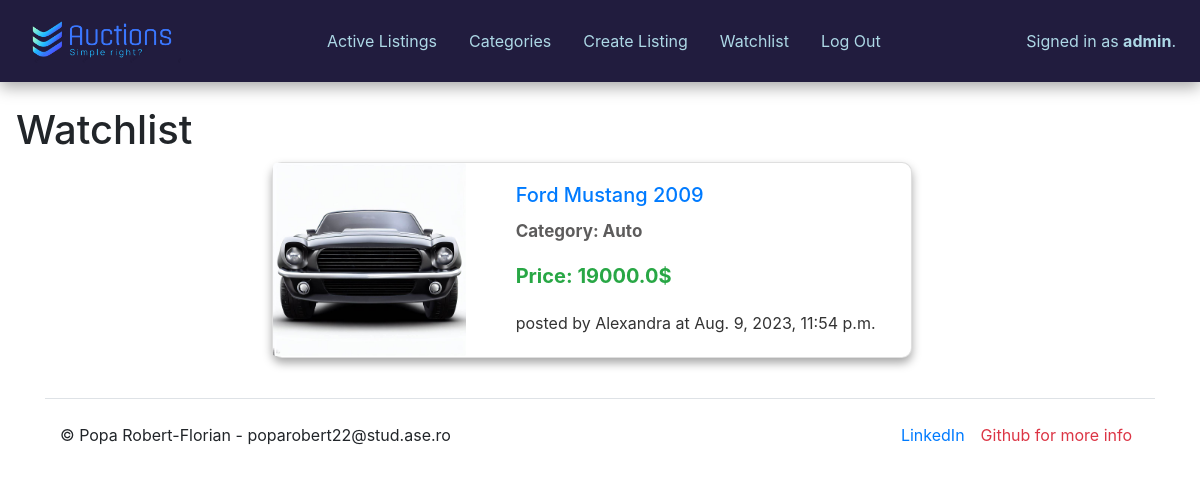
Page /wishlist/admin (signed in) on the committed database.
### auctions/models.py (models this page shows, shortened)
class User(AbstractUser):
    birthday = models.DateField(null=True, blank=True)

class AuctionListing(models.Model):
    author = models.ForeignKey(User,on_delete=models.CASCADE)
    title = models.CharField(max_length=32)
    description = models.TextField(max_length=512)
    image = models.ImageField(upload_to="media/listings")
    price = models.FloatField()
    creationDate = models.DateTimeField(auto_now_add=True)
    category = models.CharField(max_length=32,choices=ListingCategories.categories, default=ListingCategories.categories[-1])
    active = models.BooleanField(default=True)

### auctions/views.py (the view)
# urls.py: path("wishlist/<str:visitor>", views.wishlist_view, name="wishlist"),
def wishlist_view(request,visitor):
    if visitor == str(request.user): #str() becuase request.user is not a str object but simple lazy object.
        username = request.user
        user = get_object_or_404(User, username=username)
        try:
            wishlist = user.wishlist
        except WishList.DoesNotExist:
            return render(request, "auctions/wishlist.html", {
                "message": 1
            })
        wishlist_listings = wishlist.listings.all()
        return render(request, "auctions/wishlist.html", {
            "wl":wishlist_listings
        })
    else:
        return HttpResponseRedirect(reverse("index"))

### auctions/templates/auctions/wishlist.html (shortened to what this page needs)
{% extends 'auctions/layout.html' %}
{% block body %}
<div class="ml-3 mr-3">
    <h1>Watchlist</h1>
    {% if message %}
        <div>
            <p>No listings in your watchlist !</p>
        </div>
    {% else %}
        {% if wl %}
            <div class="all-listings d-flex flex-wrap justify-content-around">
                {% for listing in wl %}
                    <div class="card mb-3 mr-3 " style="max-width: 640px;  border-radius:10px; box-shadow: rgba(0, 0, 0, 0.35) 0px 5px 10px;">
                        <div class="row g-0">
                            <div class="col-md-4">
                                <a href="{% url 'listing' listing.title %}">
                                    <img src="{{ listing.image.url|urlencode }}" class="card-img img-fluid rounded-start " alt="{{listing.title}}">
                                </a>
                            </div>
                            <div class="col-md-8">
                                <div class="card-body">
                                    <a class="text-decoration-none" href="{% url 'listing' listing.title %}">
                                        <h5 class="card-title">{{ listing.title }}</h5>
                                    </a>
                                    <a href="{% url 'category' listing.category%}" class="text-decoration-none">
                                        <p class="card-text mb-3" style="color:rgb(93, 92, 92); font-size:17px;">Category: {{ listing.category }}</p>
                                    </a>
                                    <p class="card-text text-success">Price: {{listing.price}}$</p>
                                    <p class="card-text"><small class="text-body-secondary">posted by {{ listing.author.username }} at {{ listing.creationDate }}</small></p>
                                </div>
                            </div>
                        </div>
                    </div>
                {% endfor %}
            </div>
        {% else %}
                <div>
                    <p>No listings.</p>
                </div>
        {% endif %}
    {% endif %}
</div>
{% endblock %}

### auctions/templates/auctions/layout.html (shortened to what this page needs)
{% load static %}
<!DOCTYPE html>
<html lang="en">
    <head>
        <link rel="stylesheet" href="https://stackpath.bootstrapcdn.com/bootstrap/4.4.1/css/bootstrap.min.css">
        <link href="{% static 'auctions/styles.css' %}/" rel="stylesheet">
    </head>
    <body>
        <div class="header py-3 px-4 mb-4">
            <div class="d-flex align-items-center justify-content-between">
                <a href="{% url 'index' %}"><img src="{% static 'auctions/images/Logo.png' %}" alt="Logo" class="logo-img"></a>
                <ul class="nav">
                    <li class="nav-item">
                        <a class="nav-link" href="{% url 'index' %}">Active Listings</a>
                    </li>
                    <li class="nav-item">
                        <a class="nav-link" href="{% url 'categories' %}">Categories</a>
                    </li>
                    {% if user.is_authenticated %}
                        <li class="nav-item">
                            <a class="nav-link" href="{% url 'create' %}">Create Listing</a>
                        </li>
                        <li class="nav-item">
                            <a class="nav-link" href="{% url 'wishlist' user %}">Watchlist</a>
                        </li>
                        <li class="nav-item">
                            <a class="nav-link" href="{% url 'logout' %}">Log Out</a>
                        </li>
                    {% endif %}
                </ul>
                <div style="color:lightblue">
                    {% if user.is_authenticated %}
                        Signed in as <strong>{{ user.username }}</strong>.
                    {% else %}
                        Not signed in.
                    {% endif %}
                </div>
            </div>
        </div>
        {% block body %}
        {% endblock %}
        <div class="container">
            <footer class="d-flex flex-wrap justify-content-between align-items-center py-3 my-4 border-top">
              <p class="col-md-6 mb-0 text-body-secondary">© Popa Robert-Florian - poparobert22@stud.ase.ro</p>
              <ul class="nav col-md-4 justify-content-end">
                <li class="nav-item"><a href="https://www.linkedin.com/in/robert-popa-3b8537260/" class="nav-link px-2 text-primary">LinkedIn</a></li>
                <li class="nav-item"><a href="https://github.com/poparf/AuctionsDjango" class="nav-link px-2 text-danger">Github for more info</a></li>
              </ul>
            </footer>
          </div>
    </body>
</html>

### auctions/static/auctions/styles.css (style rules this page uses)
body { padding:0; margin:0; }
.logo-img { width:auto; height:50px; }
li a { color:lightblue; }
.header { background-color:#211c3e; box-shadow: rgba(0, 0, 0, 0.35) 0px 5px 15px; }
.card-text { font-size: 1.25rem; font-weight: bold; color: #333; }

### rows in the picture
User: username "admin"
AuctionListing: image|urlencode (picture), title "Ford Mustang 2009", category "Auto", price "19000.0", author.username "Alexandra", creationDate "Aug. 9, 2023, 11:54 p.m."
